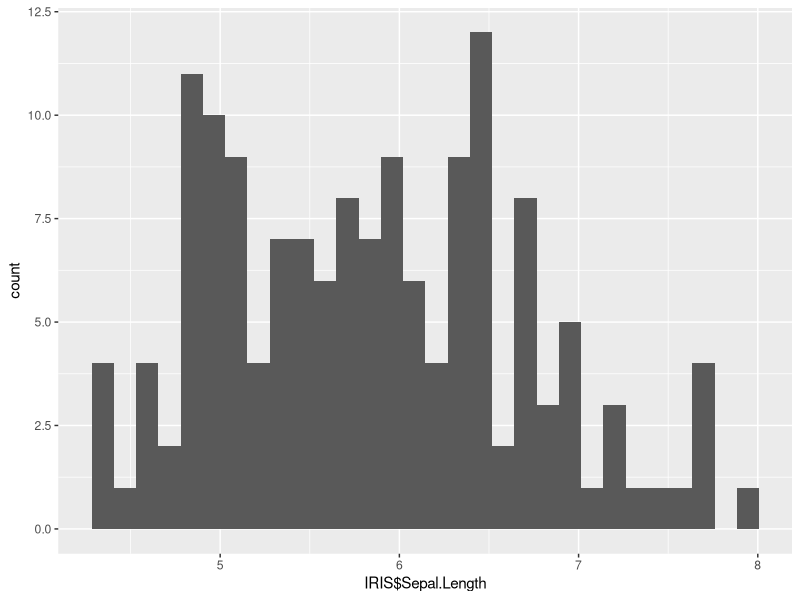

The R script that drew this image:
## ---- chunk 1
  
IRIS = iris
library(ggplot2)
ggplot(IRIS,aes(x=IRIS$Sepal.Length))+
  geom_histogram()
